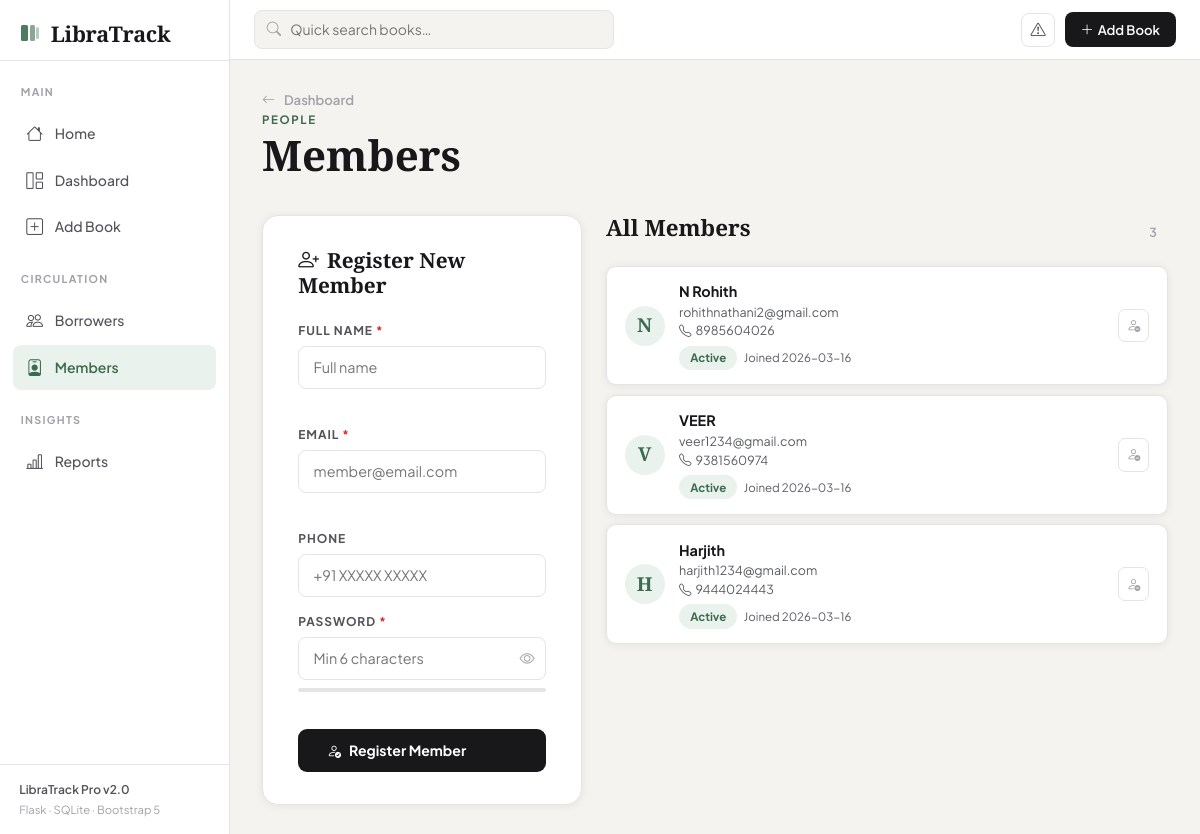
/members, run on the app's committed database.
### tables this page shows
CREATE TABLE members (
                id         INTEGER PRIMARY KEY AUTOINCREMENT,
                name       TEXT NOT NULL,
                email      TEXT NOT NULL UNIQUE,
                phone      TEXT,
                password   TEXT NOT NULL,
                joined     TEXT NOT NULL,
                active     INTEGER DEFAULT 1
            );

### app.py (the view, shortened to what this page needs)
@app.route('/members', methods=['GET','POST'])
def members():
    with db() as c:
        all_members = c.execute("SELECT m.*, (SELECT COUNT(*) FROM borrowers WHERE email=m.email AND returned=0) as active_loans FROM members m ORDER BY joined DESC").fetchall()
    return render_template('members.html', members=all_members)

### app.py (called while the page is built)
def db():
    c = sqlite3.connect(DB)
    c.row_factory = sqlite3.Row
    return c

### templates/members.html (shortened to what this page needs)
{% extends "base.html" %}
{% block content %}
<div class="dash-header">
  <div>
    <a href="{{ url_for('index') }}" class="back-link"><i class="bi bi-arrow-left me-1"></i>Dashboard</a>
    <p class="page-eyebrow">People</p>
    <h1 class="page-title mt-1">Members</h1>
  </div>
</div>
<div class="members-layout">
  <div class="member-form-col">
    <div class="form-card">
      <h3 class="fc-title mb-4"><i class="bi bi-person-plus me-2"></i>Register New Member</h3>
      <form id="member-form" method="POST" novalidate>
        <div class="form-group mb-3">
          <label class="fl">Full Name <span class="req">*</span></label>
          <input type="text" name="name" id="m-name" class="fi" placeholder="Full name">
          <div class="ferr" id="err-mname"></div>
        </div>
        <div class="form-group mb-3">
          <label class="fl">Email <span class="req">*</span></label>
          <input type="email" name="email" id="m-email" class="fi" placeholder="member@email.com">
          <div class="ferr" id="err-memail"></div>
        </div>
        <div class="form-group mb-3">
          <label class="fl">Phone</label>
          <input type="tel" name="phone" class="fi" placeholder="+91 XXXXX XXXXX">
        </div>
        <div class="form-group mb-3">
          <label class="fl">Password <span class="req">*</span></label>
          <div class="password-wrap">
            <input type="password" name="password" id="m-password" class="fi" placeholder="Min 6 characters">
            <button type="button" class="pw-toggle" id="pw-toggle"><i class="bi bi-eye"></i></button>
          </div>
          <div class="pw-strength-bar mt-2"><div id="pw-bar"></div></div>
          <div class="ferr" id="err-mpwd"></div>
        </div>
        <div class="form-actions mt-3">
          <button type="submit" class="btn-submit w-100"><i class="bi bi-person-check me-2"></i>Register Member</button>
        </div>
      </form>
    </div>
  </div>
  <div class="member-list-col">
    <div class="section-header mb-3">
      <h2 class="section-title">All Members</h2>
      <span class="section-count">{{ members|length }}</span>
    </div>
    {% if members %}
    <div class="members-grid">
      {% for m in members %}
      <div class="member-card {% if not m.active %}mc-inactive{% endif %}">
        <div class="mc-avatar">{{ m.name[0].upper() }}</div>
        <div class="mc-info">
          <div class="mc-name">{{ m.name }}</div>
          <div class="mc-email text-muted small">{{ m.email }}</div>
          {% if m.phone %}<div class="mc-phone text-muted small"><i class="bi bi-telephone me-1"></i>{{ m.phone }}</div>{% endif %}
          <div class="mc-meta">
            <span class="pill {% if m.active %}pill-green{% else %}pill-gray{% endif %}">
              {% if m.active %}Active{% else %}Inactive{% endif %}
            </span>
            <span class="mc-joined text-muted">Joined {{ m.joined }}</span>
          </div>
        </div>
        {% if m.active %}
        <button class="mc-del-btn" onclick="if(confirm('Deactivate this member?')) window.location='/members/delete/{{ m.id }}'">
          <i class="bi bi-person-dash"></i>
        </button>
        {% endif %}
      </div>
      {% endfor %}
    </div>
    {% else %}
    <div class="empty-state" style="padding:2rem">
      <div class="es-icon">👤</div>
      <h4>No members yet</h4>
      <p>Register your first library member.</p>
    </div>
    {% endif %}
  </div>
</div>
{% endblock %}

### static/css/style.css (style rules this page uses)
:root { --bg: #f5f3ef; --white: #ffffff; --ink: #18181b; --ink-2: #52525b; --ink-3: #a1a1aa; --border: #e4e4e7; --border-2: #d4d4d8; --sage: #3d6b4f; --sage-lt: #eaf2ed; --amber: #b45309; --amber-lt: #fef3c7; --red: #dc2626; --red-lt: #fee2e2; --blue: #2563eb; --blue-lt: #dbeafe; --shadow: 0 1px 8px rgba(24,24,27,.07); --shadow-md: 0 4px 24px rgba(24,24,27,.10); --radius: 10px; --radius-lg: 16px; --sidebar-w: 230px; --topbar-h: 60px; --ff-d: 'Cormorant Garamond', Georgia, serif; --ff-b: 'Plus Jakarta Sans', sans-serif; }
*, *::before, *::after { box-sizing: border-box; margin: 0; padding: 0; }
body { font-family: var(--ff-b); background: var(--bg); color: var(--ink); min-height: 100vh; display: flex; font-size: 14.5px; }
a { text-decoration: none; color: inherit; }
.dash-header { display: flex; justify-content: space-between; align-items: flex-end; margin-bottom: 1.8rem; flex-wrap: wrap; gap: 1rem; }
.page-eyebrow { font-size: .72rem; font-weight: 700; text-transform: uppercase; letter-spacing: .14em; color: var(--sage); margin-bottom: .2rem; }
.page-title { font-family: var(--ff-d); font-size: clamp(1.9rem, 3.5vw, 2.8rem); font-weight: 700; color: var(--ink); line-height: 1.1; }
.back-link { font-size: .82rem; font-weight: 600; color: var(--ink-3); display: inline-flex; align-items: center; gap: .3rem; transition: color .2s; }
.section-header { display: flex; align-items: center; justify-content: space-between; margin-bottom: 1rem; }
.section-title { font-family: var(--ff-d); font-size: 1.4rem; font-weight: 600; }
.section-count { font-size: .78rem; font-weight: 600; color: var(--ink-3); background: var(--bg); padding: .25rem .7rem; border-radius: 20px; }
.pill { display: inline-flex; align-items: center; font-size: .72rem; font-weight: 700; padding: .22rem .7rem; border-radius: 20px; white-space: nowrap; }
.pill-green { background: var(--sage-lt); color: var(--sage); }
.form-card { background: var(--white); border: 1px solid var(--border); border-radius: var(--radius-lg); padding: 2rem 2.2rem; box-shadow: var(--shadow); }
.fc-title { font-family: var(--ff-d); font-size: 1.3rem; font-weight: 600; }
.form-group { margin-bottom: 1.2rem; }
.fl { display: block; font-size: .75rem; font-weight: 700; text-transform: uppercase; letter-spacing: .08em; color: var(--ink-2); margin-bottom: .4rem; }
.req { color: var(--red); }
.fi { width: 100%; border: 1.5px solid var(--border); border-radius: 8px; padding: .6rem .9rem; font-family: var(--ff-b); font-size: .9rem; color: var(--ink); background: var(--white); transition: border-color .2s, box-shadow .2s; }
.ferr { font-size: .78rem; color: var(--red); font-weight: 500; margin-top: .3rem; min-height: 1rem; }
.form-actions { display: flex; gap: .7rem; align-items: center; flex-wrap: wrap; }
.btn-submit { background: var(--ink); color: var(--white); border: none; border-radius: 9px; font-family: var(--ff-b); font-size: .88rem; font-weight: 700; padding: .7rem 1.8rem; cursor: pointer; display: inline-flex; align-items: center; transition: all .2s; }
.members-layout { display: grid; grid-template-columns: 320px 1fr; gap: 1.5rem; align-items: start; }
.members-grid { display: flex; flex-direction: column; gap: .6rem; }
.member-card { background: var(--white); border: 1px solid var(--border); border-radius: var(--radius); padding: .9rem 1.1rem; display: flex; align-items: center; gap: .9rem; box-shadow: var(--shadow); transition: all .15s; }
.mc-avatar { width: 40px; height: 40px; border-radius: 50%; background: var(--sage-lt); color: var(--sage); font-family: var(--ff-d); font-size: 1.2rem; font-weight: 700; display: flex; align-items: center; justify-content: center; flex-shrink: 0; }
.mc-info { flex: 1; }
.mc-name { font-weight: 700; font-size: .9rem; }
.mc-email, .mc-phone { font-size: .78rem; }
.mc-meta { display: flex; flex-wrap: wrap; align-items: center; gap: .4rem; margin-top: .35rem; }
.mc-joined { font-size: .72rem; color: var(--ink-3); }
.mc-del-btn { background: none; border: 1.5px solid var(--border); border-radius: 7px; color: var(--ink-3); padding: .35rem .5rem; cursor: pointer; font-size: .85rem; transition: all .15s; flex-shrink: 0; }
.password-wrap { position: relative; }
.pw-toggle { position: absolute; right: .7rem; top: 50%; transform: translateY(-50%); background: none; border: none; cursor: pointer; color: var(--ink-3); font-size: .95rem; }
.pw-strength-bar { height: 4px; background: var(--border); border-radius: 4px; overflow: hidden; }

### data on the page
members: name "N", name "N Rohith", email "rohithnathani2@gmail.com", phone "8985604026", active "Active", joined "2026-03-16"
members: name "V", name "VEER", email "veer1234@gmail.com", phone "9381560974", active "Active", joined "2026-03-16"
members: name "H", name "Harjith", email "harjith1234@gmail.com", phone "9444024443", active "Active", joined "2026-03-16"

### other printed values
{{ members|length }} "3"
